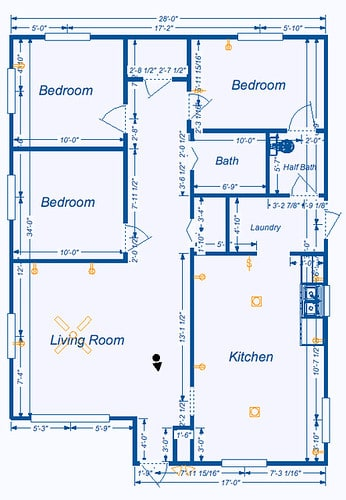
#> input picture Planova_image_processing/Planova_image_processing/floor-plan.jpeg, 346 x 500 px
$ python Planova_image_processing.py
#> lines starting #> are read from the running program, lines starting #| are printed output that depends on the picture; after the words box and inside, x2 and y2 are one past the last pixel; in counts of white or black regions, pixels touching at a corner belong together
import cv2
import numpy as np
import os


#load & preprocess floor plan
def preprocess_floorplan(image_path):
#> called with image_path = 'floor-plan.jpeg'
    original = cv2.imread(image_path)
#> original is the input picture: shape (500, 346, 3); mean B, G, R 239.9, 228.6, 221.4
    if original is None:
        print("Error: Image not found!")
        return None, None, None

    gray = cv2.cvtColor(original, cv2.COLOR_BGR2GRAY)
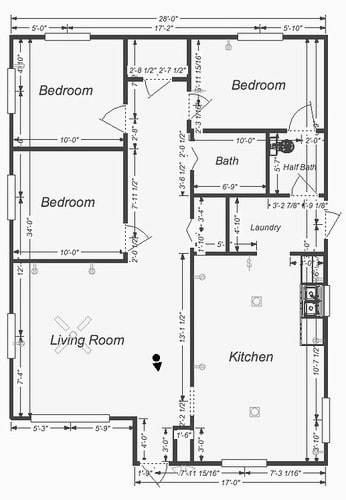
#> gray: shape (500, 346); min 0, max 255, mean 227.7

    #binary threshold to detect walls
    #walls = white, walkable = black
    _, walls = cv2.threshold(
        gray, 200, 255, cv2.THRESH_BINARY_INV
    )
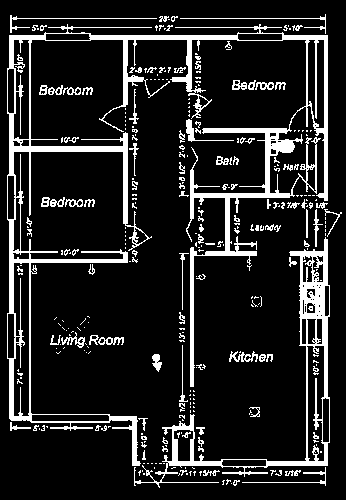
#> walls: shape (500, 346); 13.6% white; 314 white regions (227 under 20 px), largest, box (x1, y1, x2, y2) and area: (7, 24, 328, 466) 13323, (134, 237, 330, 488) 4249, (10, 15, 157, 33) 217

    return original, gray, walls


#create walkable map
def create_walkable_map(walls):
    #invert so walkable space becomes white
    walkable = cv2.bitwise_not(walls)
    return walkable


#overlay grid on image

def overlay_grid(image, cell_size=20):
#> called with cell_size = 20
    grid_img = image.copy()
    h, w = grid_img.shape[:2]
#> h = 500; w = 346

    for x in range(0, w, cell_size):
        cv2.line(grid_img, (x, 0), (x, h), (0, 255, 0), 1)
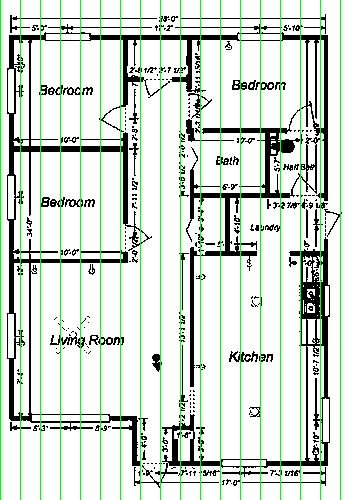
#> grid_img: shape (500, 346, 3); mean B, G, R 208.7, 222, 208.7

    for y in range(0, h, cell_size):
        cv2.line(grid_img, (0, y), (w, y), (0, 255, 0), 1)
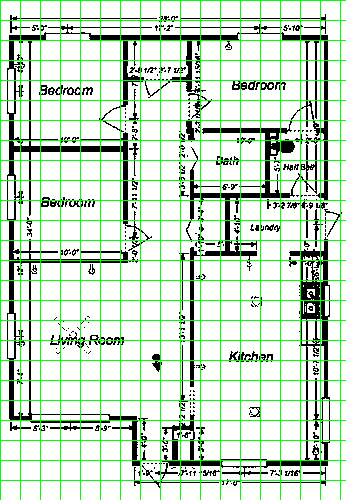
#> grid_img: shape (500, 346, 3); 4.74% of pixels changed, all inside (x1, y1, x2, y2) = (1, 0, 346, 481)

    return grid_img


#convert walkable map to grid
#0 = walkable, 1 = wall
def walkable_to_grid(walkable, cell_size=20):
#> called with cell_size = 20
    h, w = walkable.shape
#> h = 500; w = 346
    rows = h // cell_size
#> rows = 25
    cols = w // cell_size
#> cols = 17

    grid = np.zeros((rows, cols), dtype=np.uint8)

    for y in range(rows):
        for x in range(cols):
            cell = walkable[
                y * cell_size:(y + 1) * cell_size,
                x * cell_size:(x + 1) * cell_size
            ]

            #if dark pixels exist ? wall
            if np.mean(cell) < 200:
                grid[y, x] = 1  # wall
            else:
                grid[y, x] = 0  # walkable

    return grid


#visualize grid (RED=wall, GREEN=walkable)
def visualize_grid(grid, cell_size=20):
#> called with grid = array of shape (25, 17), cell_size = 20
    rows, cols = grid.shape
#> rows = 25; cols = 17
    vis = np.zeros((rows * cell_size, cols * cell_size, 3), dtype=np.uint8)

    for y in range(rows):
        for x in range(cols):
            if grid[y, x] == 1:
                color = (0, 0, 255)   #red = wall
            else:
                color = (0, 255, 0)   #green = walkable

            cv2.rectangle(
                vis,
                (x * cell_size, y * cell_size),
                ((x + 1) * cell_size, (y + 1) * cell_size),
                color,
                -1
            )
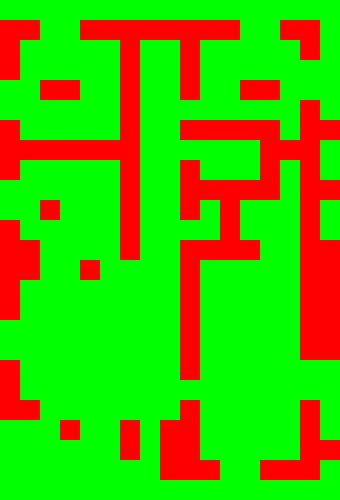
#> vis: shape (500, 340, 3); mean of channels 0, 1, 2 0, 183, 72; drawn as B, G, R

    #draw grid lines
    for x in range(0, vis.shape[1], cell_size):
        cv2.line(vis, (x, 0), (x, vis.shape[0]), (0, 0, 0), 1)
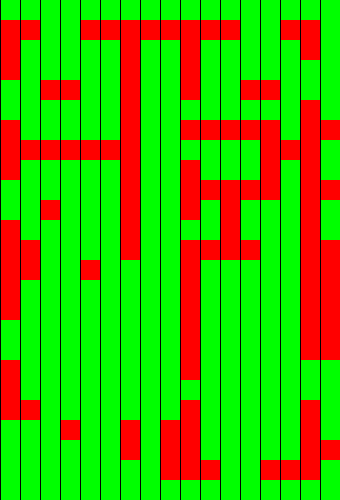
#> vis: shape (500, 340, 3); 5% of pixels changed, all inside (x1, y1, x2, y2) = (0, 0, 321, 500); drawn as B, G, R

    for y in range(0, vis.shape[0], cell_size):
        cv2.line(vis, (0, y), (vis.shape[1], y), (0, 0, 0), 1)
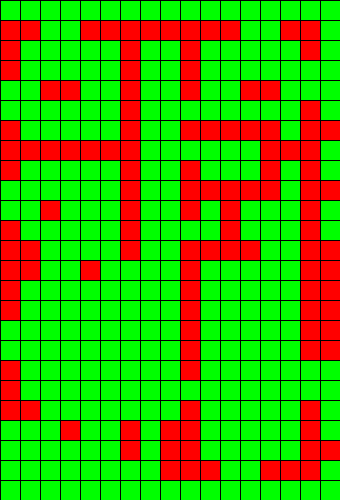
#> vis: shape (500, 340, 3); 4.75% of pixels changed, all inside (x1, y1, x2, y2) = (1, 0, 340, 481); drawn as B, G, R

    return vis


def main():
    image_path = "floor-plan.jpeg"

    if not os.path.exists(image_path):
        print("Floor plan image not found!")
        return

    original, gray, walls = preprocess_floorplan(image_path)
    walkable = create_walkable_map(walls)

    #convert walkable to color for grid overlay
    walkable_color = cv2.cvtColor(walkable, cv2.COLOR_GRAY2BGR)
    grid_overlay = overlay_grid(walkable_color, cell_size=20)

    grid = walkable_to_grid(walkable, cell_size=20)
    grid_visual = visualize_grid(grid, cell_size=20)

    print("Grid shape:", grid.shape)
#| Grid shape: (25, 17)
    print("0 = walkable, 1 = wall")

    cv2.imshow("Original Floor Plan", original)
    cv2.imshow("Detected Walls", walls)
    cv2.imshow("Walkable Area", walkable)
    cv2.imshow("Walkable Grid Overlay", grid_overlay)
    cv2.imshow("Grid Visualization (Green=Walkable, Red=Wall)", grid_visual)

    cv2.waitKey(0)
    cv2.destroyAllWindows()


if __name__ == "__main__":
    main()

$ run again, with Planova_image_processing/Planova_image_processing/sample_image.jpg copied over Planova_image_processing/Planova_image_processing/floor-plan.jpeg
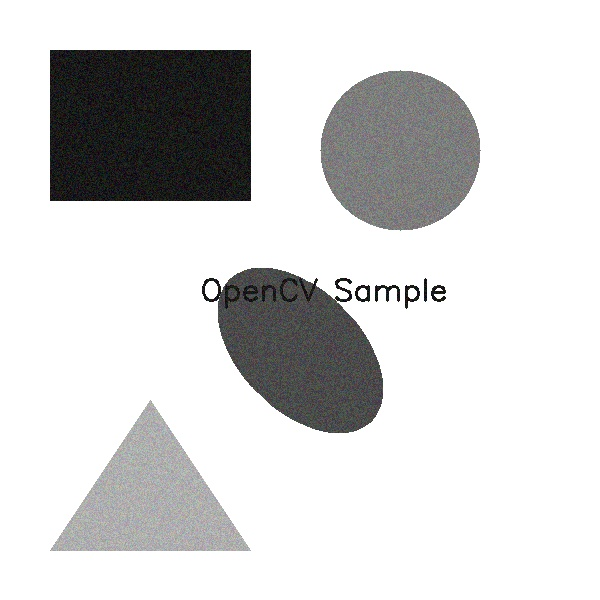
#> input picture Planova_image_processing/Planova_image_processing/sample_image.jpg, 600 x 600 px
#> in preprocess_floorplan, original is the input picture: shape (600, 600, 3); mean B, G, R 214.5, 214.5, 214.5
#> walls: shape (600, 600); 23.8% white; 9 white regions, largest, box (x1, y1, x2, y2) and area: (50, 50, 251, 201) 30351, (320, 70, 481, 231) 20081, (202, 268, 383, 433) 19420
#> after the loop in overlay_grid, `for y in range(0, h, cell_size):`:
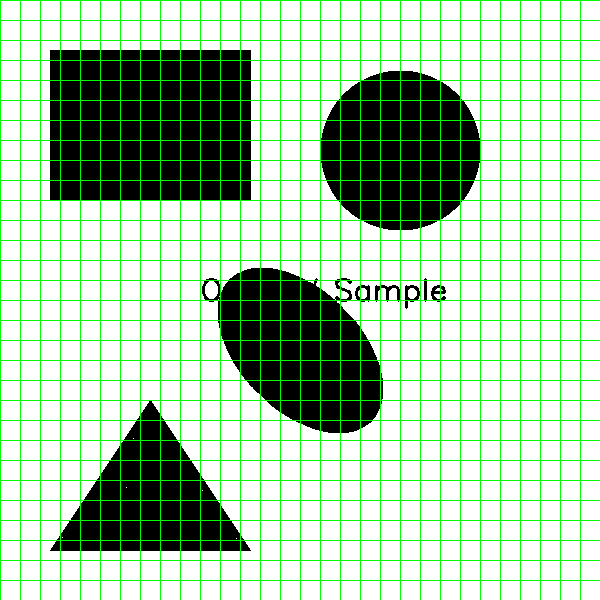
#> grid_img: shape (600, 600, 3); mean B, G, R 175.4, 200.2, 175.4
#> after the loop in visualize_grid, `for y in range(0, vis.shape[0], cell_size):`:
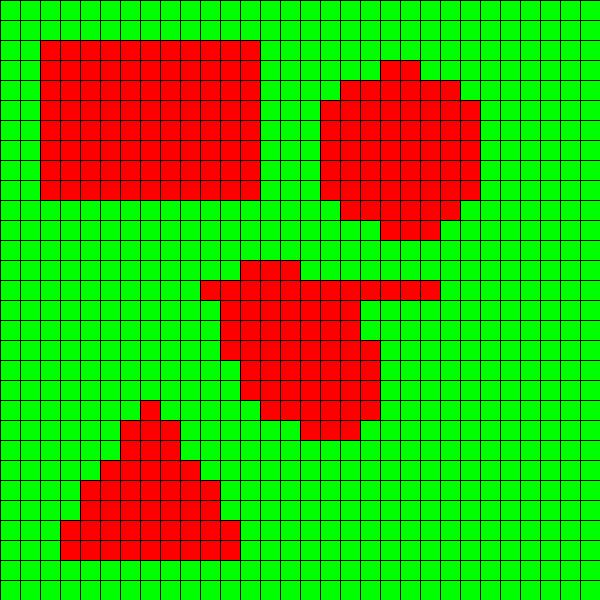
#> vis: shape (600, 600, 3); mean of channels 0, 1, 2 0, 166.5, 63.7; drawn as B, G, R
#| Grid shape: (30, 30)
